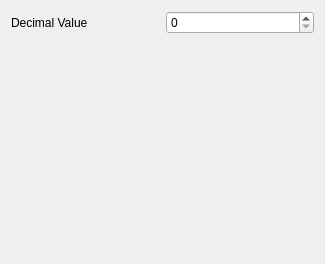
<?xml version="1.0" encoding="UTF-8"?>
<ui version="4.0">
 <class>Form</class>
 <widget class="QWidget" name="Form">
  <property name="geometry">
   <rect>
    <x>0</x>
    <y>0</y>
    <width>325</width>
    <height>264</height>
   </rect>
  </property>
  <property name="windowTitle">
   <string>Form</string>
  </property>
  <layout class="QVBoxLayout" name="verticalLayout">
   <item>
    <layout class="QHBoxLayout" name="horizontalLayout">
     <item>
      <widget class="QLabel" name="label">
       <property name="text">
        <string>Decimal Value</string>
       </property>
      </widget>
     </item>
     <item>
      <widget class="PyDMSpinbox" name="PyDMSpinbox">
       <property name="enabled">
        <bool>true</bool>
       </property>
       <property name="toolTip">
        <string/>
       </property>
       <property name="whatsThis">
        <string/>
       </property>
       <property name="decimals">
        <number>0</number>
       </property>
       <property name="maximum">
        <double>32.000000000000000</double>
       </property>
       <property name="channel" stdset="0">
        <string>ca://MTEST:StatusBits</string>
       </property>
       <property name="show_step_exponent" stdset="0">
        <bool>false</bool>
       </property>
      </widget>
     </item>
    </layout>
   </item>
   <item>
    <widget class="PyDMByteIndicator" name="PyDMByteIndicator">
     <property name="sizePolicy">
      <sizepolicy hsizetype="Preferred" vsizetype="Expanding">
       <horstretch>0</horstretch>
       <verstretch>0</verstretch>
      </sizepolicy>
     </property>
     <property name="toolTip">
      <string/>
     </property>
     <property name="whatsThis">
      <string/>
     </property>
     <property name="channel" stdset="0">
      <string>ca://MTEST:StatusBits</string>
     </property>
     <property name="circles" stdset="0">
      <bool>false</bool>
     </property>
     <property name="numBits" stdset="0">
      <number>6</number>
     </property>
    </widget>
   </item>
  </layout>
 </widget>
 <customwidgets>
  <customwidget>
   <class>PyDMByteIndicator</class>
   <extends>QWidget</extends>
   <header>pydm.widgets.byte</header>
  </customwidget>
  <customwidget>
   <class>PyDMSpinbox</class>
   <extends>QDoubleSpinBox</extends>
   <header>pydm.widgets.spinbox</header>
  </customwidget>
 </customwidgets>
 <resources/>
 <connections/>
</ui>
